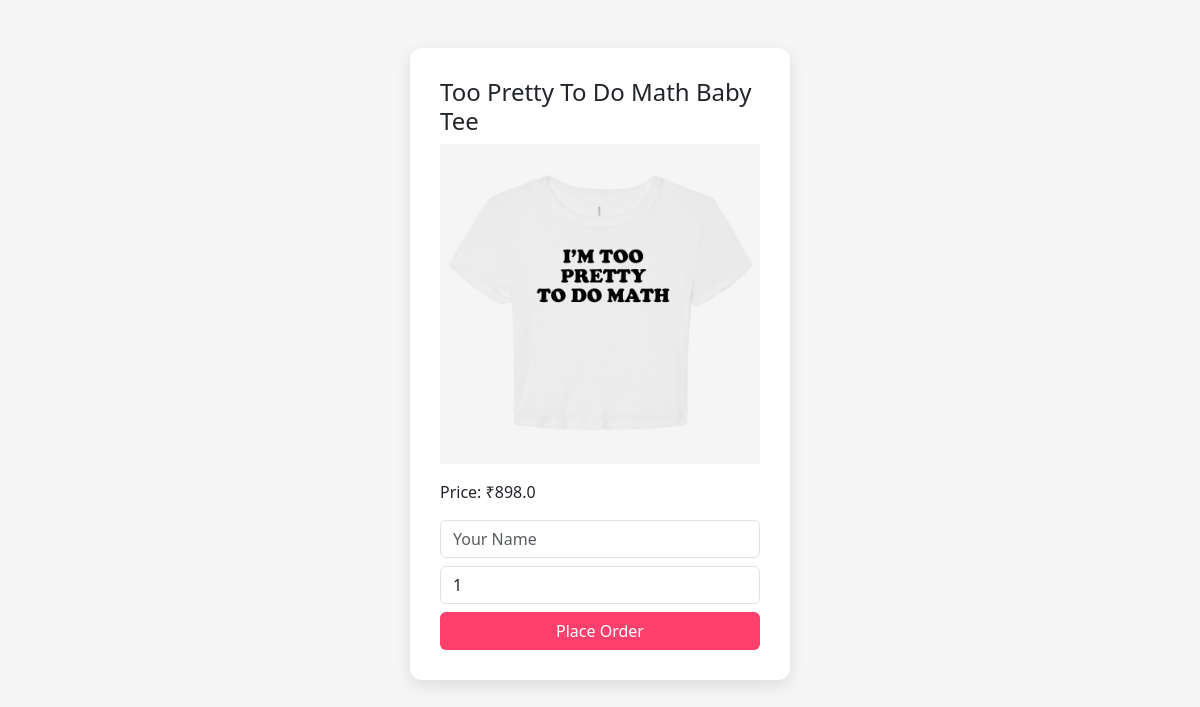
The app's page /order/2/ with its own data.
### shop/models.py (models this page shows, shortened)
class Product(models.Model):
    name = models.CharField(max_length=100)
    category = models.CharField(max_length=50, default="Clothing")
    price = models.FloatField()
    description = models.TextField()
    size = models.CharField(max_length=10, default="M")
    image = models.ImageField(upload_to='products/', blank=True, null=True)

### shop/views.py (the view)
# urls.py: path('order/<int:product_id>/', views.order_product, name='order_product'),
def order_product(request, product_id):
    product = get_object_or_404(Product, id=product_id)
    if request.method == "POST":
        name = request.POST.get('customer_name')
        quantity = int(request.POST.get('quantity', 1))
        Order.objects.create(product=product, customer_name=name, quantity=quantity)
        return redirect('home')
    return render(request, 'shop/order.html', {'product': product})

### shop/templates/shop/order.html (shortened to what this page needs)
<!DOCTYPE html>
<html>
<head>
    <link href="https://cdn.jsdelivr.net/npm/bootstrap@5.3.0/dist/css/bootstrap.min.css" rel="stylesheet">
</head>
<body>
<div class="container mt-5">
    <div class="row justify-content-center">
        <div class="col-md-4 box">
            <h4>{{ product.name }}</h4>
            {% if product.image %}
            <img src="{{ product.image.url }}" class="img-fluid mb-3">
            {% endif %}
            <p>Price: ₹{{ product.price }}</p>
            <form method="POST">
                <input type="text" name="customer_name" class="form-control mb-2" placeholder="Your Name" required>
                <input type="number" name="quantity" class="form-control mb-2" value="1">
                <button class="btn btn-order w-100">Place Order</button>
            </form>
        </div>
    </div>
</div>
</body>
</html>

### shop/templates/shop/order.html (style rules this page uses)
body { background-color: #f5f5f6; }
.box { background: white; padding: 30px; border-radius: 12px; box-shadow: 0 5px 15px rgba(0,0,0,0.1); }
.btn-order { background-color: #ff3f6c; color: white; }

### records on screen
Product: name "Too Pretty To Do Math Baby Tee", image (picture), price "898.0"
